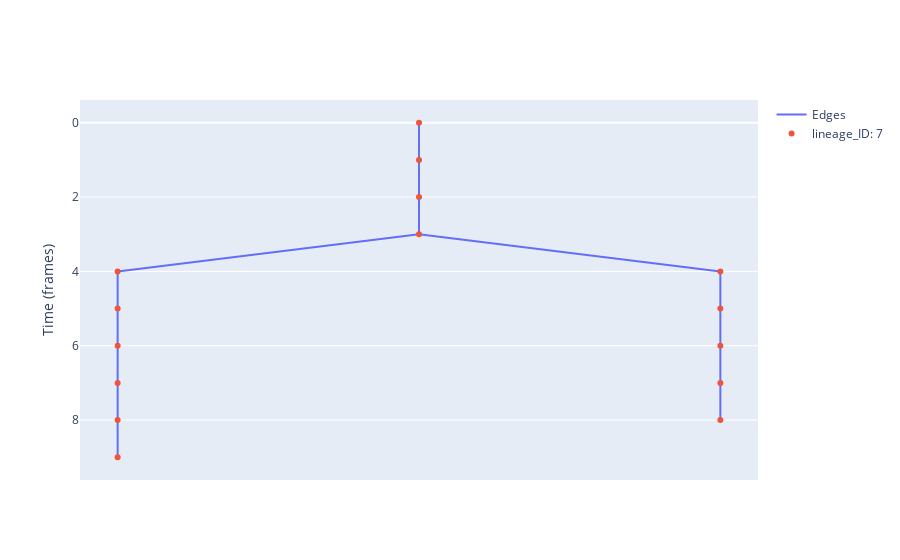

The notebook cell saved with this chart:
### Code cell
model.get_cell_lineage_from_ID(7).plot()

### Figure 1 — Plotly figure (JSON) as saved in the notebook; plotly's stock layout.template omitted (floating-point values rounded to 4 significant figures)
{"data": [{"mode": "lines", "name": "Edges", "text": [], "type": "scatter", "x": [-0.5, -0.5, null, 0.5, 0.5, null, 0, 0, null, -0.5, -0.5, null, 0.5, 0.5, null, 0, 0, null, 0.5, 0.5, null, -0.5, -0.5, null, 0, 0, null, -0.5, -0.5, null, -0.5, -0.5, null, 0.5, 0.5, null, 0, -0.5, null, 0, 0.5, null], "y": [4, 5, null, 4, 5, null, 0, 1, null, 7, 8, null, 7, 8, null, 1, 2, null, 5, 6, null, 5, 6, null, 2, 3, null, 8, 9, null, 6, 7, null, 6, 7, null, 3, 4, null, 3, 4, null]}, {"hoverinfo": "text", "hovertemplate": "%{text}", "mode": "markers", "name": "lineage_ID: 7", "text": ["cell_ID: 35<br>frame: 4", "cell_ID: 100<br>frame: 9", "cell_ID: 36<br>frame: 4", "cell_ID: 7<br>frame: 0", "cell_ID: 73<br>frame: 7", "cell_ID: 74<br>frame: 7", "cell_ID: 15<br>frame: 1", "cell_ID: 50<br>frame: 5", "cell_ID: 51<br>frame: 5", "cell_ID: 23<br>frame: 2", "cell_ID: 86<br>frame: 8", "cell_ID: 87<br>frame: 8", "cell_ID: 57<br>frame: 6", "cell_ID: 59<br>frame: 6", "cell_ID: 31<br>frame: 3"], "type": "scatter", "x": [-0.5, -0.5, 0.5, 0, -0.5, 0.5, 0, 0.5, -0.5, 0, 0.5, -0.5, -0.5, 0.5, 0], "y": [4, 9, 4, 0, 7, 7, 1, 5, 5, 2, 8, 8, 6, 6, 3]}], "layout": {"hovermode": "closest", "showlegend": true, "title": {}, "xaxis": {"showgrid": false, "showticklabels": false, "zeroline": false}, "yaxis": {"autorange": "reversed", "showgrid": true, "title": {"text": "Time (frames)"}, "zeroline": true}}}
